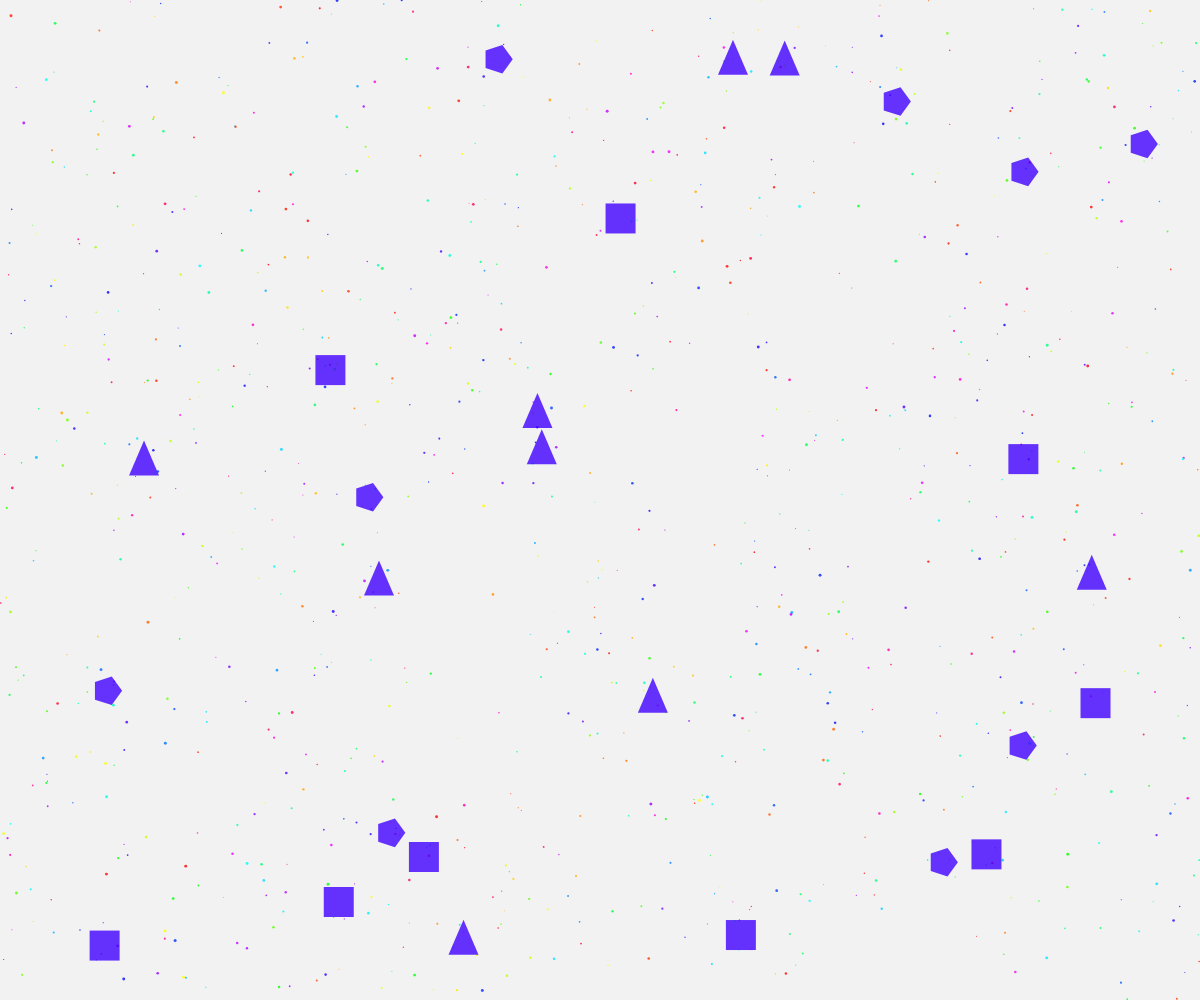
Frame 1 (no input)
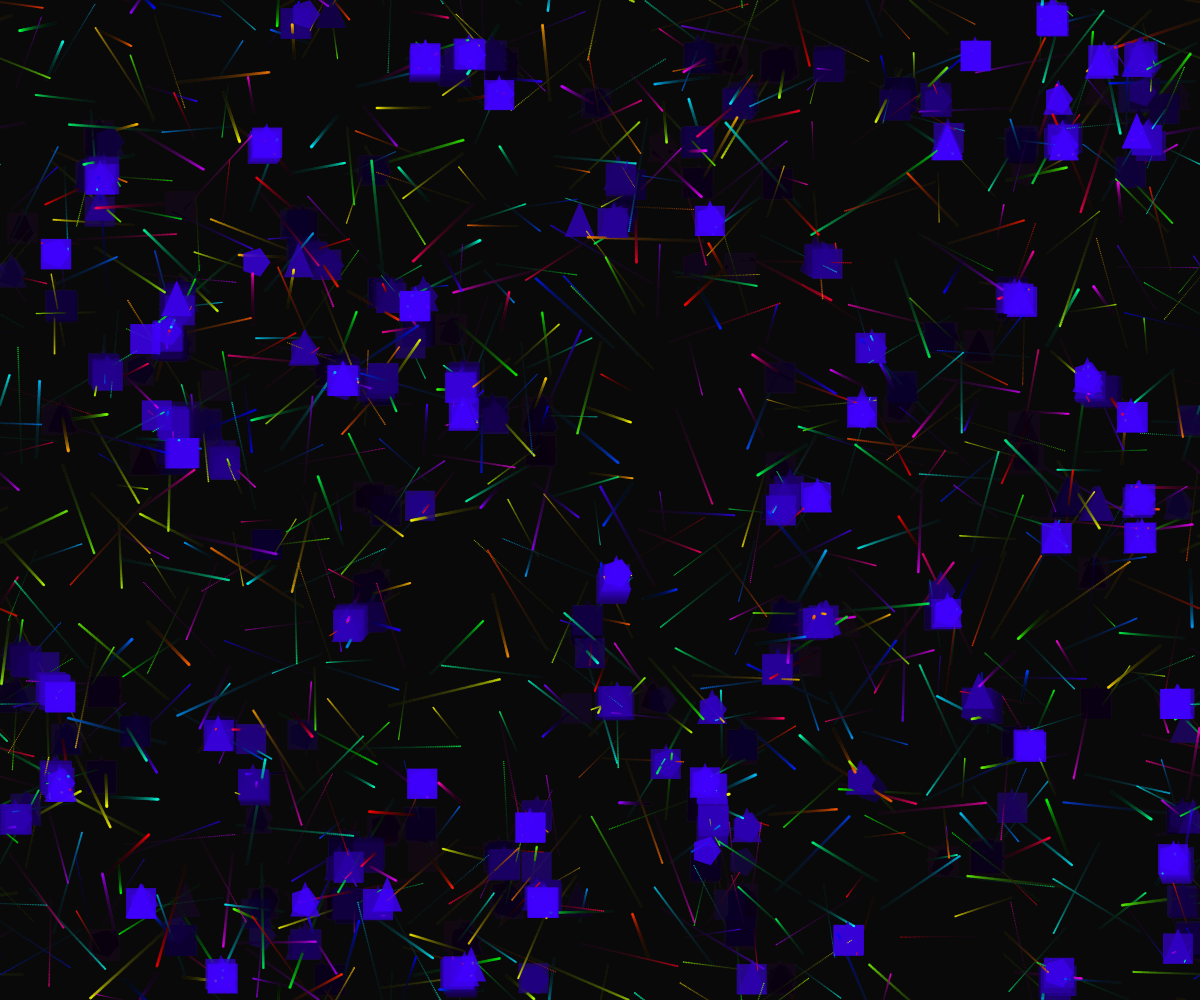
Frame 60 (no input)
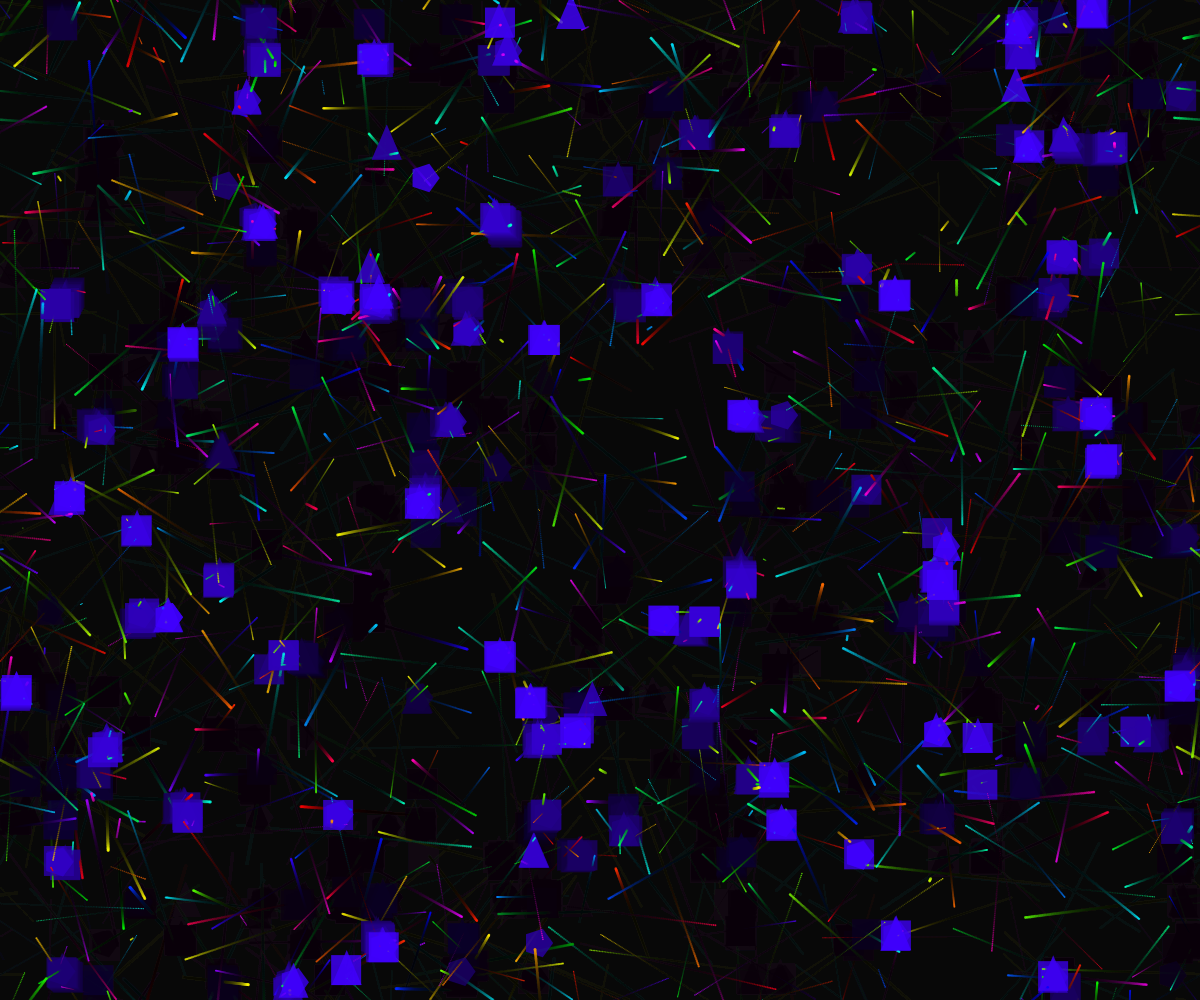
Frame 120 (the mouse pressed at the canvas centre since frame 60)

The p5.js sketch that drew these frames (run headless with seeded random() and noise() and a simulated clock; from frame 60 on, the mouse is pressed at the canvas centre):

// p5.js sketch
// ── sketch.js
let trails = [];
let numTrails = 1000;
let grid = {};
let latticeStability = 0;
let lastLatticeTime = 0;

function setup() {
  createCanvas(windowWidth, windowHeight);
  colorMode(HSB, 360, 100, 100, 1);
  noStroke();
  
  // Initialize trails
  for (let i = 0; i < numTrails; i++) {
    trails.push({
      pos: createVector(random(width), random(height)),
      vel: p5.Vector.random2D().mult(random(0.5, 2)),
      hue: random(360),
      size: random(1, 3),
      life: random(100, 300),
      age: 0
    });
  }
}

function draw() {
  background(0, 0, 0, 0.05); // Very subtle trail fading
  
  // Update and display trails
  for (let i = trails.length - 1; i >= 0; i--) {
    let t = trails[i];
    
    // Update position
    t.pos.add(t.vel);
    
    // Wrap around edges
    if (t.pos.x > width) t.pos.x = 0;
    if (t.pos.x < 0) t.pos.x = width;
    if (t.pos.y > height) t.pos.y = 0;
    if (t.pos.y < 0) t.pos.y = height;
    
    // Update age and life
    t.age++;
    t.life--;
    
    // Draw trail segment
    fill(t.hue, 100, 100, 0.8);
    ellipse(t.pos.x, t.pos.y, t.size);
    
    // Remove dead trails
    if (t.life <= 0) {
      trails.splice(i, 1);
      trails.push({
        pos: createVector(random(width), random(height)),
        vel: p5.Vector.random2D().mult(random(0.5, 2)),
        hue: random(360),
        size: random(1, 3),
        life: random(100, 300),
        age: 0
      });
    }
  }
  
  // Create stable lattice structures from intersections
  let gridSize = 40;
  // Clear grid
  for (let cellKey in grid) {
    delete grid[cellKey];
  }
  
  // Populate grid with trails
  for (let i = 0; i < trails.length; i++) {
    let trail = trails[i];
    let gridX = floor(trail.pos.x / gridSize);
    let gridY = floor(trail.pos.y / gridSize);
    
    let cellKey = `${gridX},${gridY}`;
    if (!grid[cellKey]) {
      grid[cellKey] = [];
    }
    grid[cellKey].push(trail);
  }
  
  // Check for dense intersections and form geometric lattices
  let latticeCount = 0;
  for (let cellKey in grid) {
    if (latticeCount > 200) break; // Limit to avoid performance issues
    
    let neighbors = grid[cellKey];
    if (neighbors.length > 3) { // Only if many trails intersect
      let center = createVector(0, 0);
      for (let n of neighbors) {
        center.add(n.pos);
      }
      center.div(neighbors.length);
      
      // Draw stable geometric structure with pulsing effect
      noStroke();
      fill(255, 100, 100, 0.8);
      
      let shapeType = latticeCount % 3;
      
      push();
      translate(center.x, center.y);
      
      if (shapeType === 0) {
        // Triangle
        triangle(0, -20, -15, 15, 15, 15);
      } else if (shapeType === 1) {
        // Square
        rectMode(CENTER);
        rect(0, 0, 30, 30);
      } else {
        // Pentagon
        beginShape();
        for (let a = 0; a < TWO_PI; a += TWO_PI/5) {
          let x = 15 * cos(a);
          let y = 15 * sin(a);
          vertex(x, y);
        }
        endShape(CLOSE);
      }
      
      pop();
      latticeCount++;
    }
  }
  
  // Periodically lock into perfect crystalline forms
  if (millis() - lastLatticeTime > 3000) {
    lastLatticeTime = millis();
    latticeStability = 1;
  }
  
  if (latticeStability > 0) {
    latticeStability -= 0.02;
  }
}

function windowResized() {
  resizeCanvas(windowWidth, windowHeight);
}
